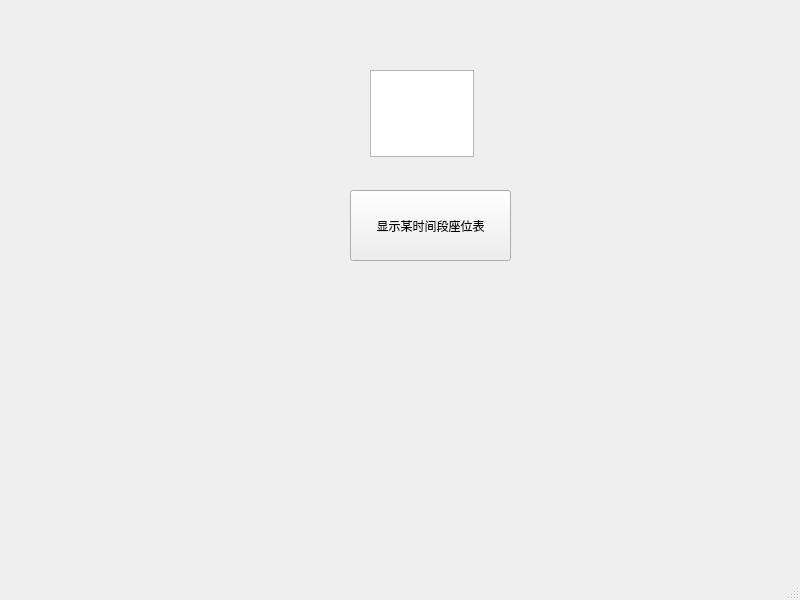
<?xml version="1.0" encoding="UTF-8"?>
<ui version="4.0">
 <class>SubWindow</class>
 <widget class="QMainWindow" name="SubWindow">
  <property name="geometry">
   <rect>
    <x>0</x>
    <y>0</y>
    <width>800</width>
    <height>600</height>
   </rect>
  </property>
  <property name="windowTitle">
   <string>MainWindow</string>
  </property>
  <widget class="QWidget" name="centralwidget">
   <widget class="QLabel" name="label">
    <property name="geometry">
     <rect>
      <x>40</x>
      <y>0</y>
      <width>631</width>
      <height>391</height>
     </rect>
    </property>
    <property name="text">
     <string/>
    </property>
   </widget>
   <widget class="QPushButton" name="function">
    <property name="geometry">
     <rect>
      <x>350</x>
      <y>190</y>
      <width>161</width>
      <height>71</height>
     </rect>
    </property>
    <property name="text">
     <string>显示某时间段座位表</string>
    </property>
   </widget>
   <widget class="QTextEdit" name="time">
    <property name="geometry">
     <rect>
      <x>370</x>
      <y>70</y>
      <width>104</width>
      <height>87</height>
     </rect>
    </property>
   </widget>
  </widget>
  <widget class="QMenuBar" name="menubar">
   <property name="geometry">
    <rect>
     <x>0</x>
     <y>0</y>
     <width>800</width>
     <height>26</height>
    </rect>
   </property>
  </widget>
  <widget class="QStatusBar" name="statusbar"/>
 </widget>
 <resources/>
 <connections/>
</ui>
